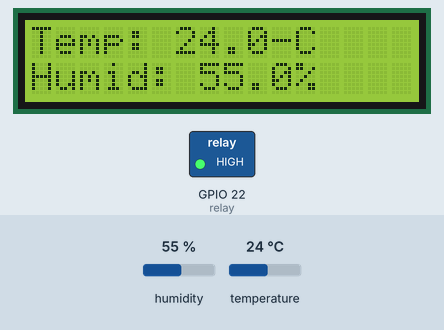
This program was run on a simulated Raspberry Pi (BCM pin numbers). Parts: 16×2 character LCD, switched loads named in the program (green lamp = pin HIGH). Inputs (shaded band) come from the test bench; at power-on: temperature 24 °C, humidity 55 %. Library files of the repository ran but are not shown: lcdlib.py.

Above: at 1.4 s.
1.5 s: temperature set to 28 °C
At 11.9 s:
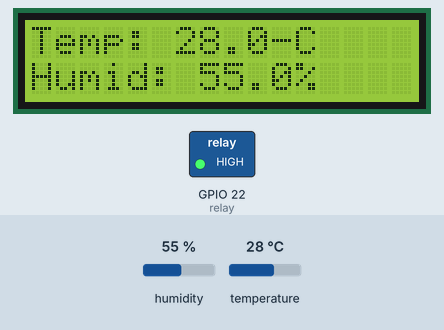
12.9 s: temperature set to 31 °C
At 22.9 s:
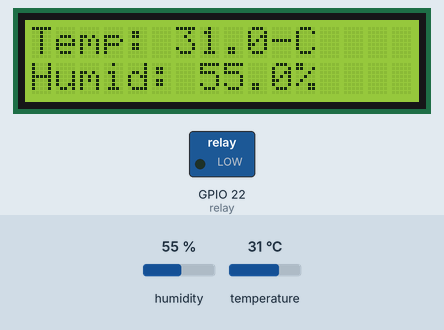
23.7 s: humidity set to 22 %
At 33.8 s:
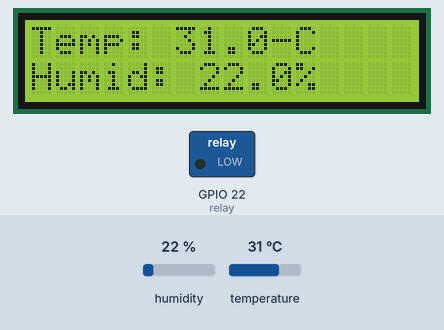
34.5 s: humidity set to 40 %
At 43.6 s:
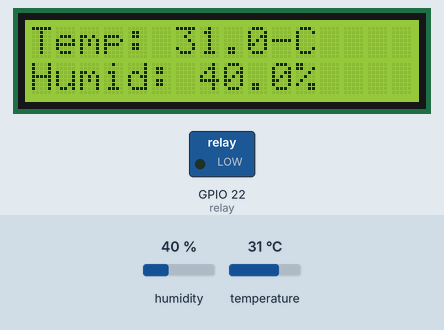
Timing chart, 0 to 45.1 s (numbered marks = the images above; inputs shaded):
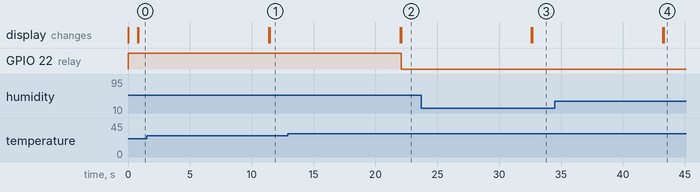

Measured:
- the behaviour switches between 29 and 30 °C on temperature (found by bisection; images 1 and 2)
- after the input at 1.5 s, the display: first differs from a run without the input after 10.0 s (image 1)
- after the input at 12.9 s, GPIO 22 (relay): HIGH → LOW after 9.2 s; the display: first differs from a run without the input after 9.2 s (image 2)
- after the input at 23.7 s, the display: first differs from a run without the input after 9.0 s (image 3)
- after the input at 34.5 s, the display: first differs from a run without the input after 8.8 s (image 4)

The program:

DHT11_Relay_LCD.py
```python
import Adafruit_DHT
import time
import RPi.GPIO as GPIO
import lcdlib

DHT_SENSOR = Adafruit_DHT.DHT11
DHT_PIN = 17

GPIO.setmode(GPIO.BCM)
GPIO.setwarnings(False)

relay = 22
GPIO.setup(relay, GPIO.OUT)
GPIO.output(relay, True)

lcd = lcdlib.lcd()
lcd.lcd_clear()

flag = 0

while True:
    humidity, temperature = Adafruit_DHT.read_retry(DHT_SENSOR, DHT_PIN)
    if humidity is not None and temperature is not None:
        text_temp = "Temp: {:.1f}-C".format(temperature)
        text_humid = "Humid: {:.1f}%".format(humidity)
        lcd.lcd_clear()
        lcd.lcd_display_string(text_temp, 1)
        lcd.lcd_display_string(text_humid, 2)
        if temperature >= 30 and flag == 0:
            GPIO.output(relay, False)
            flag = 1
        elif temperature < 30 and flag == 1:
            GPIO.output(relay, True)
            flag = 0
    time.sleep(10)
```
